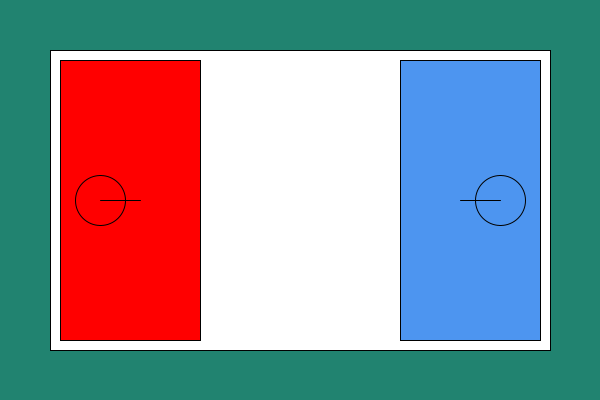
Frame 1 (no input)
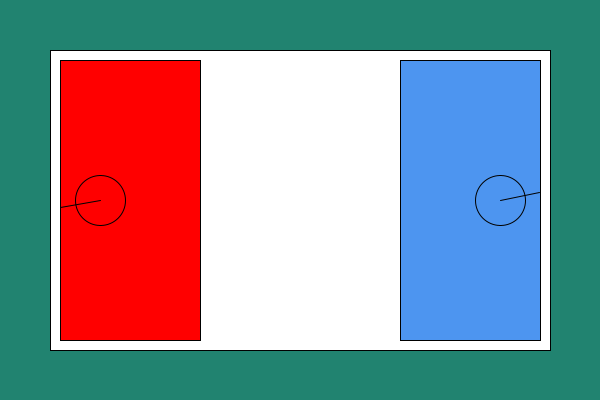
Frame 60 (the mouse pressed at the canvas centre just before this capture)
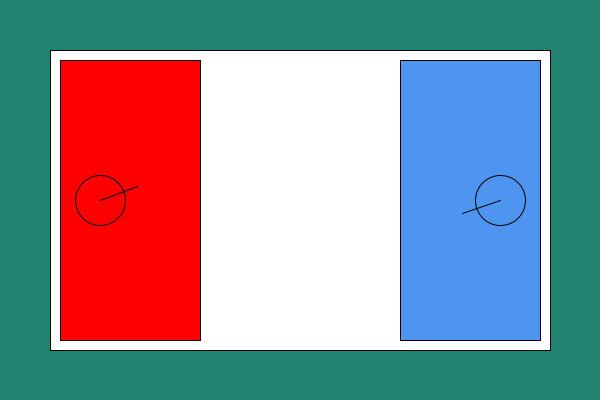
Frame 120 (the mouse held since frame 60 and released just before this capture)

The Processing sketch that drew these frames (run headless with seeded random() and noise(); from frame 60 on, the mouse is pressed at the canvas centre):

// Processing sketch: week11_1114
// ── week11_1114.pde
void setup(){
  size(600, 400); 
}
float angle1=0, angle2=-PI;
void draw(){
  background(#218370);
  fill(255);
  rect(50, 50, 500, 300);
  fill(255, 0, 0);
  rect(60, 60, 160-20, 280);
  ellipse(100, 200, 50, 50);
  line(100, 200, 100+40*cos(angle1), 200+40*sin(angle1));
  
  fill(#4D95F0);
  rect(540-(160-20), 60, 160-20, 280);
  ellipse(500, 200, 50, 50);
  line(500, 200, 500+40*cos(angle2), 200+40*sin(angle2));
  
  if(mousePressed && mouseButton==LEFT) angle1 +=0;
  else angle1+=0.05;
  if(bulletFlying){
    fill(255,80,80);
    ellipse(bulletX,bulletY, 20,20);
    bulletX+=bulletVX*2;
    bulletY+=bulletVY*2;
  }
  if(mousePressed && mouseButton==RIGHT) angle2 +=0;
  else angle2+=0.05;
  if(bulletFlying2){
    fill(#4D95F0);
    ellipse(bulletX2,bulletY2, 20,20);
    bulletX2+=bulletVX2*2;
    bulletY2+=bulletVY2*2;
  }
}
float bulletX, bulletY, bulletVX, bulletVY;
boolean bulletFlying=false;
float bulletX2, bulletY2, bulletVX2, bulletVY2;
boolean bulletFlying2=false;
void mousePressed(){
  if(mouseButton==LEFT){
    bulletX=100;
    bulletY=200;
    bulletVX = cos(angle1);
    bulletVY = sin(angle1);
    bulletFlying=true;
  }else if(mouseButton==RIGHT){
    bulletX2=500;
    bulletY2=200;
    bulletVX2 = cos(angle2);
    bulletVY2 = sin(angle2);
    bulletFlying2=true;
  }
}
